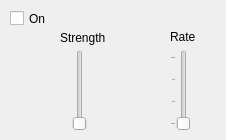
     <widget class="QWidget" name="delay_tab">
      <attribute name="title">
       <string>Delay</string>
      </attribute>
      <widget class="QCheckBox" name="delay_enabled">
       <property name="geometry">
        <rect>
         <x>10</x>
         <y>10</y>
         <width>70</width>
         <height>17</height>
        </rect>
       </property>
       <property name="text">
        <string>On</string>
       </property>
      </widget>
      <widget class="QSlider" name="delay_strength_slider">
       <property name="geometry">
        <rect>
         <x>70</x>
         <y>50</y>
         <width>20</width>
         <height>81</height>
        </rect>
       </property>
       <property name="maximum">
        <number>127</number>
       </property>
       <property name="orientation">
        <enum>Qt::Vertical</enum>
       </property>
      </widget>
      <widget class="QLabel" name="delay_strength_label">
       <property name="geometry">
        <rect>
         <x>60</x>
         <y>30</y>
         <width>47</width>
         <height>16</height>
        </rect>
       </property>
       <property name="text">
        <string>Strength</string>
       </property>
      </widget>
      <widget class="QLabel" name="delay_rate_label">
       <property name="geometry">
        <rect>
         <x>170</x>
         <y>30</y>
         <width>47</width>
         <height>13</height>
        </rect>
       </property>
       <property name="text">
        <string>Rate</string>
       </property>
      </widget>
      <widget class="QSlider" name="delay_rate_slider">
       <property name="geometry">
        <rect>
         <x>170</x>
         <y>50</y>
         <width>20</width>
         <height>81</height>
        </rect>
       </property>
       <property name="maximum">
        <number>3</number>
       </property>
       <property name="orientation">
        <enum>Qt::Vertical</enum>
       </property>
       <property name="tickPosition">
        <enum>QSlider::TicksAbove</enum>
       </property>
       <property name="tickInterval">
        <number>1</number>
       </property>
      </widget>
     </widget>
